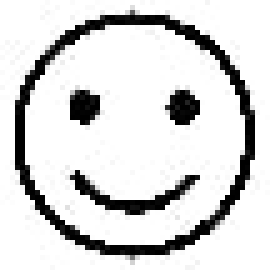
#> input picture template_emoji.jpg, 54 x 54 px (shown 5 times larger)
$ python main.py template_emoji.jpg
#> lines starting #> are read from the running program, lines starting #| are printed output that depends on the picture; after the words box and inside, x2 and y2 are one past the last pixel; in counts of white or black regions, pixels touching at a corner belong together
# **************************************************************************** #
#                                                                              #
#                                                         :::      ::::::::    #
#    main.py                                            :+:      :+:    :+:    #
#                                                     +:+ +:+         +:+      #
#    By: pibouill <pibouill@student.42prague.c      +#+  +:+       +#+         #
#                                                 +#+#+#+#+#+   +#+            #
#    Created: 2024/04/02 12:32:21 by pibouill          #+#    #+#              #
#    Updated: 2024/04/03 17:05:16 by pibouill         ###   ########.fr        #
#                                                                              #
# **************************************************************************** #

import cv2 as cv
import sys
import numpy as np
from matplotlib import pyplot as plt

if len(sys.argv) != 2:
    print("Usage: python3 <file>.py <img>.jpg")
    sys.exit(1)

# Gets the jpg from cli argument
image_path = sys.argv[1]

# Reads the image. 2 flag for greyscale
img = cv.imread(image_path, 2)
#> img is the input picture: shape (54, 54); min 0, max 255, mean 215
# Reads the emoji template
emoji_template = cv.imread("template_emoji.jpg", 2)

method = cv.TM_CCOEFF_NORMED
# Apply the match finding method to the img
result = cv.matchTemplate(emoji_template, img, method)
#> result = [1]

# Slice the emoji template to get the width and height of the square
w, h = emoji_template.shape[:2]
#> w = 54; h = 54

min_val, max_val, min_loc, max_loc = cv.minMaxLoc(result)
#> min_val = 1; max_val = 1; min_loc = (0, 0); max_loc = (0, 0)


top_left = max_loc
#> top_left = (0, 0)
bottom_right = (top_left[0] + w, top_left[1] + h)
#> bottom_right = (54, 54)


rectangle_color = (0, 0, 255)
rectangle_thickness = 1

img = cv.cvtColor(img, cv.COLOR_GRAY2BGR)
cv.rectangle(img, top_left, bottom_right, rectangle_color, rectangle_thickness)
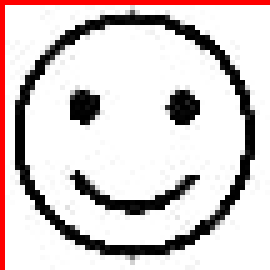
#> img: shape (54, 54, 3) (shown 5 times larger); 3.67% of pixels changed, all inside (x1, y1, x2, y2) = (0, 0, 54, 54)


cv.imshow('output', img)
cv.waitKey(0)

print("Found emoji at :",max_loc)
#| Found emoji at : (0, 0)

$ run again, with emoji_0.jpg copied over template_emoji.jpg
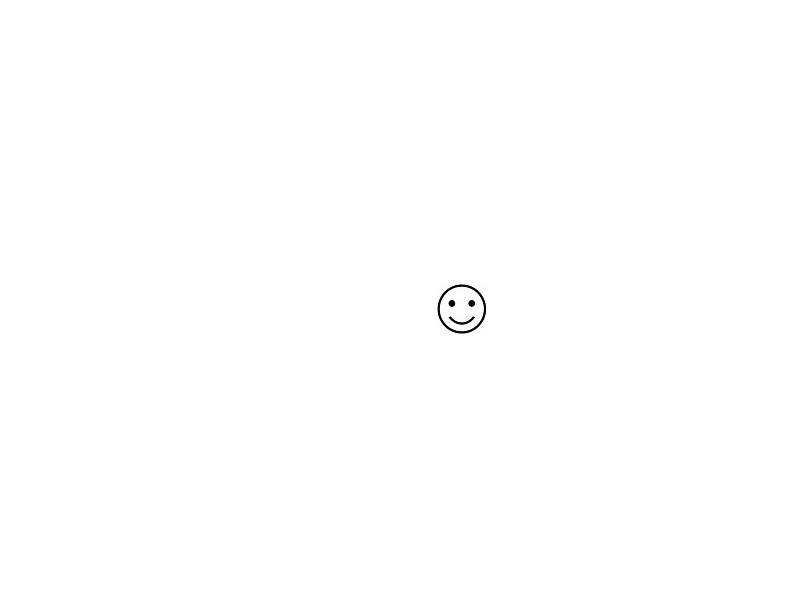
#> input picture emoji_0.jpg, 800 x 600 px
#> img is the input picture: shape (600, 800); min 0, max 255, mean 254.7
#> result = [1]
#> min_val = 1; min_loc = (0, 0)
#> bottom_right = (600, 800)
#> `cv.rectangle(img, top_left, bottom_right, rectangle_color, rectangle_t..`:
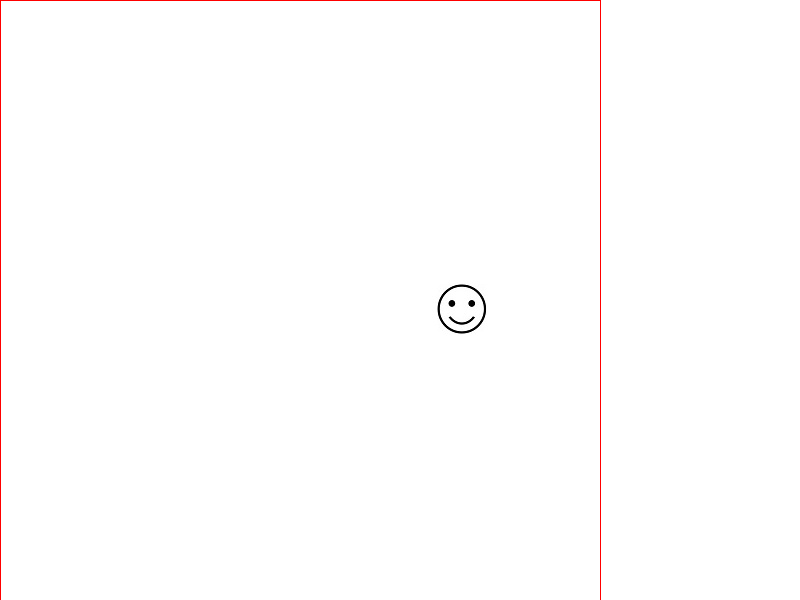
#> img: shape (600, 800, 3); 0.37% of pixels changed, all inside (x1, y1, x2, y2) = (0, 0, 601, 600)
#| Found emoji at : (0, 0)

$ run again, with pattern.jpg copied over template_emoji.jpg
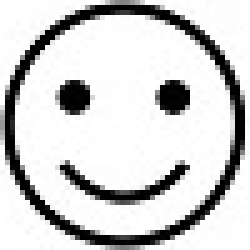
#> input picture pattern.jpg, 50 x 50 px (shown 5 times larger)
#> img is the input picture: shape (50, 50); min 0, max 255, mean 206.5
#> result = [1]
#> min_val = 1; min_loc = (0, 0)
#> bottom_right = (50, 50)
#> `cv.rectangle(img, top_left, bottom_right, rectangle_color, rectangle_t..`:
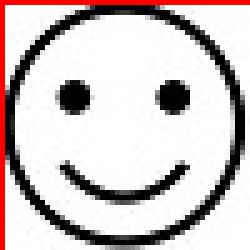
#> img: shape (50, 50, 3) (shown 5 times larger); 3.96% of pixels changed, all inside (x1, y1, x2, y2) = (0, 0, 50, 50)
#| Found emoji at : (0, 0)
